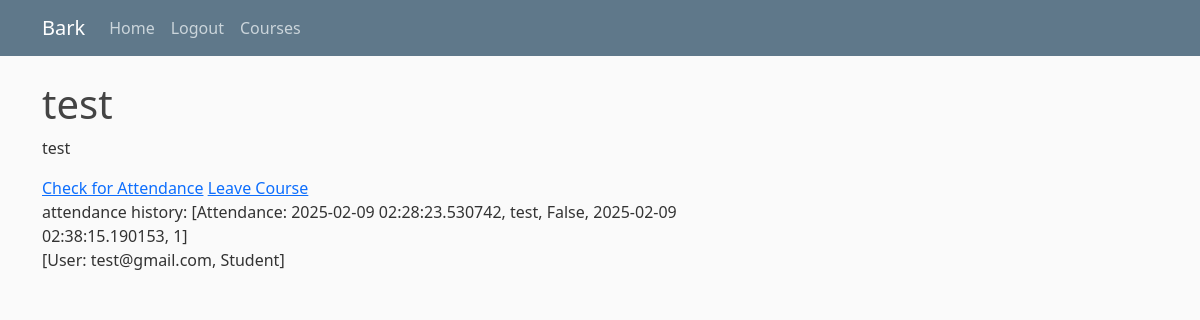
The page /courses/1 (signed in) on the database as committed earlier.
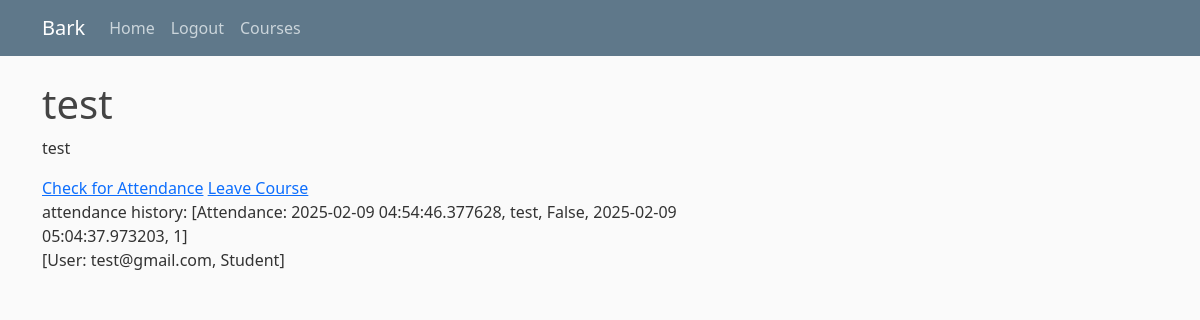
The same page on the database as committed later.
### bark/models.py (models this page shows, shortened)
class Attendance(db.Model):
    id = db.Column(db.Integer, primary_key=True)
    date = db.Column(db.DateTime, nullable=False, default=datetime.now(timezone.utc))
    code = db.Column(db.String(120), nullable=False)
    expires = db.Column(db.Boolean, nullable=False)
    expiretime = db.Column(db.DateTime, default=datetime.now(timezone.utc) + timedelta(minutes=10))
    course_id = db.Column(db.Integer, db.ForeignKey('course.id'))
    def __repr__(self):
        return f"Attendance: {self.date},  {self.code}, {self.expires}, {self.expiretime}, {self.course_id}"

class User(db.Model, UserMixin):
    id = db.Column(db.Integer, primary_key=True)
    email = db.Column(db.String(120), unique=True, nullable=False)
    password = db.Column(db.String(60), nullable=False)
    type = db.Column(db.String(20), nullable=False)
    courses = db.relationship('Course', secondary=user_courses, backref='users', lazy='select')
    attendances = db.relationship('Attendance', secondary=user_attendances, backref='users', lazy='select')
    def __repr__(self):
        return f"User: {self.email},  {self.type}"

### bark/courses/routes.py (the view)
@courses.route('/courses/<int:course_id>')
@login_required
def view_course(course_id):
    course = Course.query.filter_by(id=course_id).first()
    return render_template('course.html', title = 'Course', course = course)

### bark/models.py (called while the page is built)
@login_manager.user_loader
def load_user(user_id):
    return User.query.get(int(user_id))

### bark/templates/course.html
{% extends "layout.html" %}
{% block content %}
    <h1>{{ course.title }}</h1>
    <p>{{ course.code }}</p>
    {% if current_user.type == 'Professor' %}
        <a href="{{url_for('attendances.create_attendance', course_id = course.id)}}">Create Attendance</a>
        <a href="{{ url_for('courses.delete_course', course_id = course.id)}}">Delete Course</a>
    {% else %}
        <a href="{{ url_for('attendances.check_attendance', course_id = course.id)}}">Check for Attendance</a>
        <a href="{{ url_for('courses.leave_course', course_id = course.id)}}">Leave Course</a>
    {% endif %}
        <div>
            attendance history:
            {{ course.attendances }}
            {% for attendance in course.attendances %}
            <div>
                <p>{{attendance.users}}</p>
            </div>
            {% endfor %}
        </div>
{% endblock content %}

Rows that differ between the two databases and show on the page:
changed Attendance "[User: test@gmail.com, Student]": attendances "[Attendance: 2025-02-09 02:28:23.530742, test, False, 2025-02-09 02:38:15.190153, 1]" → "[Attendance: 2025-02-09 04:54:46.377628, test, False, 2025-02-09 05:04:37.973203, 1]"
